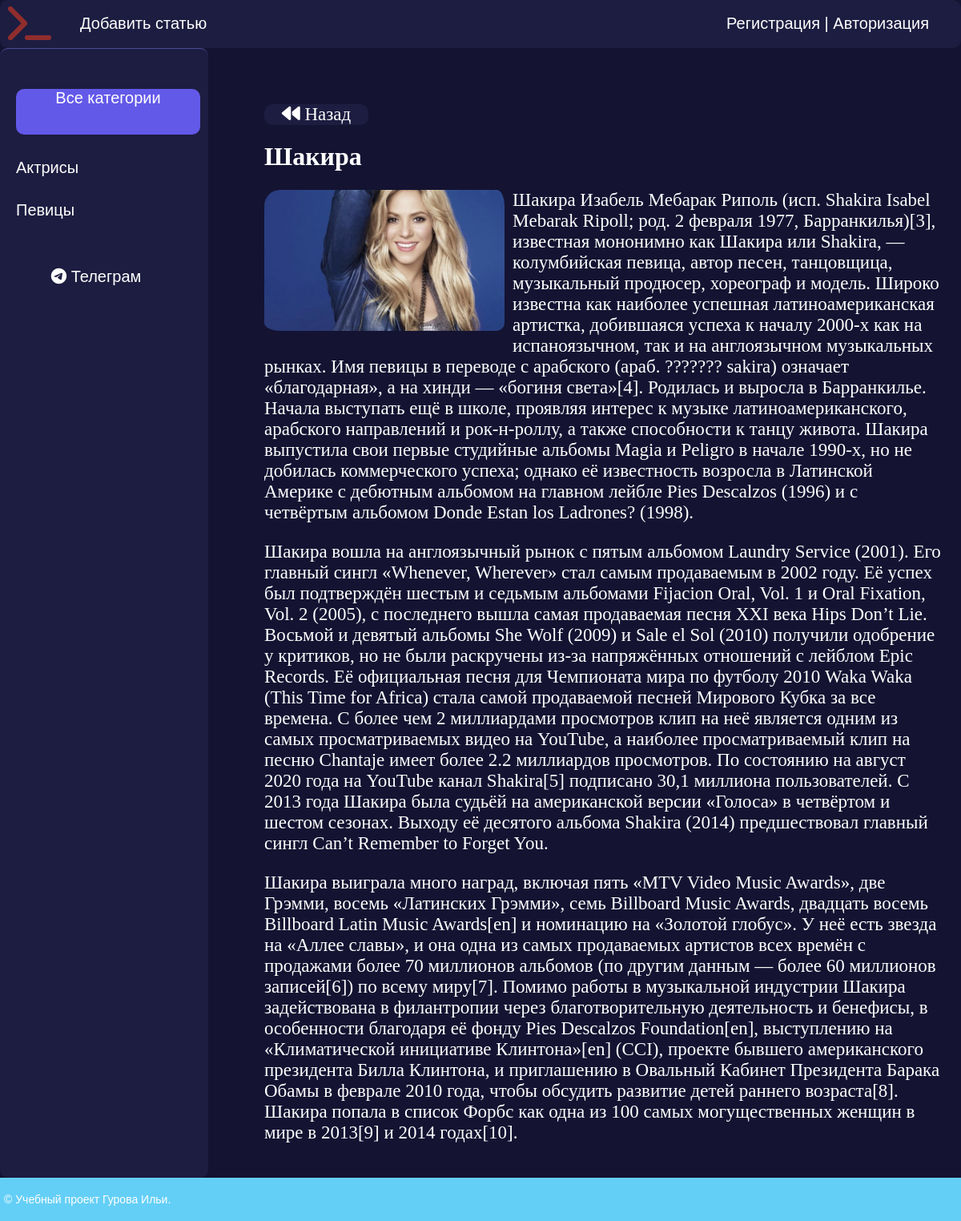
/post/shakira/, run on the app's committed database.
### women/models.py (models this page shows, shortened)
class Category(models.Model):
    name = models.CharField(max_length=100, db_index=True, verbose_name='Категория')
    slug = models.SlugField(max_length=255, unique=True, db_index=True, verbose_name='URL')
    def get_absolute_url(self):
        return reverse('category', kwargs={'cat_slug': self.slug})
    class Meta:
        verbose_name = 'Категорию'
        verbose_name_plural = 'Категории'
        ordering = ['id']

class Women(models.Model):
    title = models.CharField(max_length=255, verbose_name='Заголовок')
    slug = models.SlugField(max_length=255, unique=True, db_index=True, verbose_name='URL')
    content = models.TextField(blank=True,verbose_name='Содержание статьи')
    photo = models.ImageField(upload_to="photos/%Y/%m/%d/", verbose_name='Фото')
    time_create = models.DateTimeField(auto_now_add=True, verbose_name='Время публикации')
    time_update = models.DateTimeField(auto_now=True, verbose_name='Время редактирования')
    is_published = models.BooleanField(default=True,verbose_name='Публикация')
    cat = models.ForeignKey('Category', on_delete=models.PROTECT, verbose_name='Категория')
    author = models.ForeignKey(User, on_delete=models.CASCADE, verbose_name='Автор')
    def __str__(self):
        return self.title
    class Meta:
        verbose_name = 'Известная женщина'
        verbose_name_plural = 'Известные женщины'
        ordering = ['-time_create']

### women/views.py (the view)
# urls.py: path('post/<slug:post_slug>/', ShowPost.as_view(), name='post'),
class ShowPost(DataMixin, DetailView):
    model = Women
    template_name = 'women/post.html'
    slug_url_kwarg = 'post_slug'
    context_object_name = 'post'
    def get_context_data(self, *, object_list=None, **kwargs):
        context = super().get_context_data(**kwargs)
        c_def = self.get_user_context(title=context['post'])
        return {**context, **c_def}

### women/utils.py (called while the page is built)
    def get_user_context(self,**kwargs):
        context = kwargs
        cats = Category.objects.annotate(Count('women'))
        user_menu = menu.copy()
        if not self.request.user.is_authenticated:
            user_menu.pop(1)
        context['menu'] = user_menu
        context['cats'] = cats
        if 'cat_selected' not in context:
            context['cat_selected'] = 0
        return context

### women/templates/women/post.html (shortened to what this page needs)
{% extends 'women/base.html' %}
{% block content %}
    <a href="{{request.META.HTTP_REFERER}}" id="back-button"><i class="fa-solid fa-backward" style="color: #ffffff;"></i> Назад</a>
    <h1>{{post.title}}</h1>
    {% if post.photo %}
        <p><img class="img-article-left" src="{{ post.photo.url }}"></p>
    {% endif %}
    {{ post.content|linebreaks }}
{% endblock %}

### women/templates/women/base.html (shortened to what this page needs)
{% load static %}
{% load women_tags %}
<!DOCTYPE html>
<html>
<head>
	<link type="text/css" href="{% static 'women/css/styles.css' %}" rel="stylesheet" />
</head>
<body>
<table class="table-page" border=0 cellpadding="0" cellspacing="0">
<tr><td valign=top>
{% block mainmenu %}
		<div class="header">
			<ul id="mainmenu" class="mainmenu">
			<li class="logo"><a href="{% url 'home' %}"><div class="logo"></div></a></li>
{% for m in menu %}
		<li><a href="{% url m.url_name %}">{{m.title}}</a></li>
{% endfor %}
			{% if request.user.is_authenticated %}
				<li class="last">{{ user.username }} | <a href="{%url 'logout'%}">Выйти</a></li>
			{% else %}
				<li	class="last"><a href="{% url 'register' %}">Регистрация</a> | <a href="{% url 'login' %}">Авторизация</a></li>
			{% endif %}
			</ul>
		</div>
{% endblock mainmenu %}
<table class="table-content" border=0 cellpadding="0" cellspacing="0">
<tr>
	<td valign="top" class="left-chapters">
	<ul id="leftchapters">
	{% if cat_selected == 0 %}
		<li class="selected">Все категории</li>
	{% else %}
		<li><a href="{% url 'home' %}"><div>Все категории</div></a></li>
	{% endif %}
	{% for c in cats %}
		{% if c.women__count > 0 %}
			{% if c.pk == cat_selected %}
				<li class="selected">{{c.name}}</li>
			{% else %}
				<li><a href="{{ c.get_absolute_url }}">{{c.name}}</a></li>
			{% endif %}
		{% endif %}
	{% endfor %}
		<li class="share">
			<a class="share-tg" href="https://t.me/ilyaguroff" target="_blank" rel="nofollow">
				<i class="fa-brands fa-telegram" style="color: #ffffff;"></i> Телеграм</a>
		</li>
	</ul>
</td>
<td valign="top" class="content">
	<div class="content-text">
{% block content %}
{% endblock %}
	</div>
</td></tr></table>
</td></tr>
<tr><td valign=top>
	<div id="footer">
		<p>&copy; Учебный проект Гурова Ильи.</p>
	</div>
</td></tr></table>
</body>
</html>

### women/static/women/css/styles.css (style rules this page uses)
html, body { font-family: 'Arial'; margin: 0; padding: 0; height: 100%; width: 100%; background: #141332; color:white; }
a { color: #0059b2; text-decoration: none; }
img { max-width: 600px; height: auto; border-radius:20px; }
img.img-article-left { max-width: 300px; height: auto; float: left; padding: 0 10px 10px 0; }
.table-page { width: 100%; height: 100%; vertical-align: top; }
.table-page tr { height: 100%; }
.header { border-radius: 10px; background: #1D1D41; height: 60px; }
.logo { background: url('../images/terminal-solid.svg') no-repeat 10px 5px; width: 70px; height: 60px; }
ul.mainmenu { list-style: none; margin: 0; padding: 0; height: 60px; font-size: 20px; overflow: hidden; }
ul.mainmenu li { float: left; margin: 18px 40px 0 30px; }
ul.mainmenu li.logo { margin: 0; }
ul.mainmenu li.last { float: right; }
ul.mainmenu li a { color: white; text-decoration: none; }
.table-content { width: 100%; min-height: 100%; height: 100%; }
.left-chapters { border-radius: 10px; border-top: 1px solid #4B4B99; margin: 0; background: #1D1D41; min-height: 100%; }
.left-chapters ul { width: 230px; min-height: 100%; margin: 0; padding: 20px 10px 10px 20px; list-style: none; font-size: 20px; }
.left-chapters ul li { margin: 30px 0 0 0; color: white; }
.left-chapters ul li.selected { display: block; text-align:center; color: white; background:#6359E9; border-radius:10px; width: 230px; height: 57px; }
.left-chapters ul li a { color: white; text-decoration: none; }
.left-chapters ul li.share { margin: 60px 0 0 0; }
.left-chapters ul li.share a { display: inline-block; width: 40px; height: 40px; margin: 0 20px 0 0; }
.left-chapters ul li.share a.share-tg { text-align:center; color: white; border-radius:10px; width: 200px; }
.content { padding: 40px 20px 20px 40px; width: 100%; box-sizing: border-box; }
.content-text { margin: 30px 0 0 30px; color: white; font-size: 23px; font-family: Yandex Sans Display Light; }
.content-text h1 { font-size: 32px; }
#footer { box-sizing: border-box; background: #64CFF6; padding: 5px; color: #fff; font-size: 14px; font-family: Verdana, Geneva, Arial, Helvetica; text-align: left; overflow: hidden; }
#back-button { text-align:center; display: inline-block; width:130px; border-radius: 10px; background:#1D1D41; color:white; transition-duration: .2s; text-decoration: none; }

### data on the page
Category: name "Актрисы"
Category: name "Певицы"
Women: title "Шакира", photo (picture), content "Шакира Изабель Мебарак Риполь (исп. Shakira Isabel Mebarak Ripoll; род. 2 февраля 1977, Барранкилья)[3], известная мононимно как Шакира или Shakira, — колумбийская певица, автор песен, танцовщица, музыкальный продюсер, хореограф и модель. Широко известна как наиболее успешная латиноамериканская артистка, добившаяся успеха к началу 2000-х как на испаноязычном, так и на англоязычном музыкальных рынках. Имя певицы в переводе с арабского (араб. ??????? sakira) означает «благодарная», а на хинди — «богиня света»[4]. Родилась и выросла в Барранкилье. Начала выступать ещё в школе, проявляя интерес к музыке латиноамериканского, арабского направлений и рок-н-роллу, а также способности к танцу…"

### other printed values
{{ m.title }} "Добавить статью"
